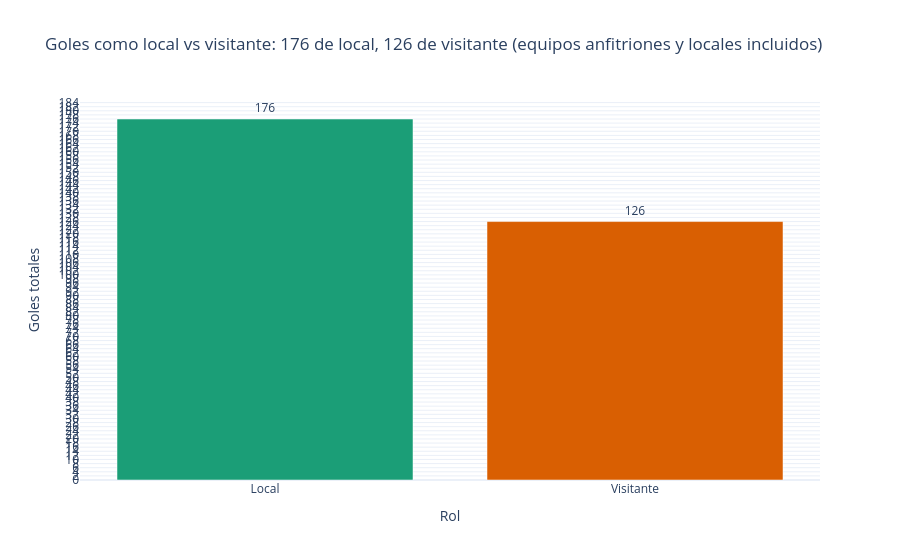

The cell this chart's notebook holds for it:
### Markdown cell above
## 14. Goles como local vs visitante

*   Elemento de lista
*   Elemento de lista

Agrega los goles según el rol de local o visitante, agrupando todos los equipos que jugaron como anfitriones y como visitantes. Interpreta la diferencia entre goles de local y visitante como una señal inicial de ventaja de campo antes de que las siguientes secciones evalúen si los datos de juego respaldan esta tendencia.

### Code cell
hs, as_ = int(played_matches["home_score"].sum()), int(played_matches["away_score"].sum())

agg = pd.DataFrame({
    "Rol": ["Local", "Visitante"],
    "Goles": [hs, as_]
})

fig = px.bar(
    agg,
    x="Rol",
    y="Goles",
    color="Rol",
    text="Goles",
    color_discrete_map={
        "Local": "#1b9e77",
        "Visitante": "#d95f02"
    },
    title=f"Goles como local vs visitante: {hs} de local, {as_} de visitante "
          f"(equipos anfitriones y locales incluidos)",
    labels={
        "Goles": "Goles totales"
    },
    **PLOTLY_KW
)

fig.update_traces(
    textposition="outside"
)

fig.update_layout(
    showlegend=False,
    yaxis=dict(dtick=2)
)

fig.show()

### Figure 1 — Plotly figure (JSON) as saved in the notebook; plotly's stock layout.template omitted (floating-point values rounded to 4 significant figures)
{"data": [{"hovertemplate": "Rol=%{x}<br>Goles totales=%{text}<extra></extra>", "legendgroup": "Local", "marker": {"color": "#1b9e77", "pattern": {"shape": ""}}, "name": "Local", "orientation": "v", "showlegend": true, "text": [176.0], "textposition": "outside", "type": "bar", "x": ["Local"], "xaxis": "x", "y": [176], "yaxis": "y"}, {"hovertemplate": "Rol=%{x}<br>Goles totales=%{text}<extra></extra>", "legendgroup": "Visitante", "marker": {"color": "#d95f02", "pattern": {"shape": ""}}, "name": "Visitante", "orientation": "v", "showlegend": true, "text": [126.0], "textposition": "outside", "type": "bar", "x": ["Visitante"], "xaxis": "x", "y": [126], "yaxis": "y"}], "layout": {"barmode": "relative", "legend": {"title": {"text": "Rol"}, "tracegroupgap": 0}, "showlegend": false, "title": {"text": "Goles como local vs visitante: 176 de local, 126 de visitante (equipos anfitriones y locales incluidos)"}, "xaxis": {"anchor": "y", "categoryarray": ["Local", "Visitante"], "categoryorder": "array", "domain": [0, 1], "title": {"text": "Rol"}}, "yaxis": {"anchor": "x", "domain": [0, 1], "dtick": 2, "title": {"text": "Goles totales"}}}}
